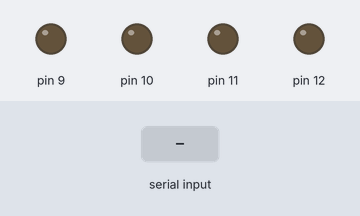
The sketch below on a simulated Arduino Uno, built with avr-gcc and run on an emulated ATmega328P. Parts: output pins drawn as LEDs (lit = HIGH). The inputs (shaded band) are chosen by the test bench.

Above: at 1.2 s.
1.3 s: byte 30 received over Serial
At 2.1 s:
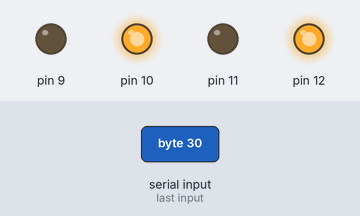
At 3.1 s:
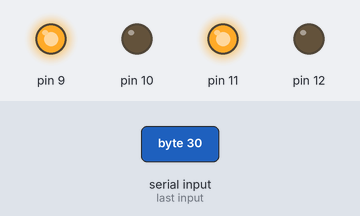
Timing chart, 0 to 4.8 s (numbered marks = the images above; inputs shaded):
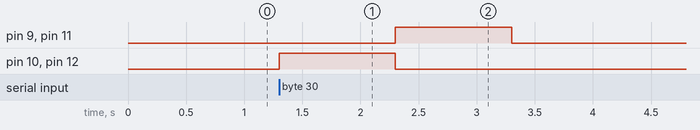

The sketch:

pridhik.ino
```cpp
char  ch;
void setup() {
  Serial.begin(9600);
  pinMode(10, OUTPUT);
  pinMode(11, OUTPUT);
  pinMode(12, OUTPUT);
  pinMode(9, OUTPUT);

}

void loop() {
  if(Serial.available()>0)
  {
    ch=Serial.read();
  if( ch=="F");
  digitalWrite(10, HIGH);
  digitalWrite(11, LOW);
  digitalWrite(12, HIGH);
  digitalWrite(9, LOW);
  delay(1000);
if(ch=="B");
  digitalWrite(11, HIGH);
  digitalWrite(10, LOW);
  digitalWrite(9, HIGH);
  digitalWrite(12, LOW);
  delay(1000);}
  {
  if(ch=="S");
  digitalWrite(11, LOW);
  digitalWrite(10, LOW);
  digitalWrite(9,LOW);
  digitalWrite(12, LOW);


}
}
```

Measured:
- after the input at 1.3 s, pin 9, pin 11: LOW → HIGH after 1.0 s, → LOW 1.0 s later; pin 10, pin 12: LOW → HIGH at once, → LOW 1.0 s later
